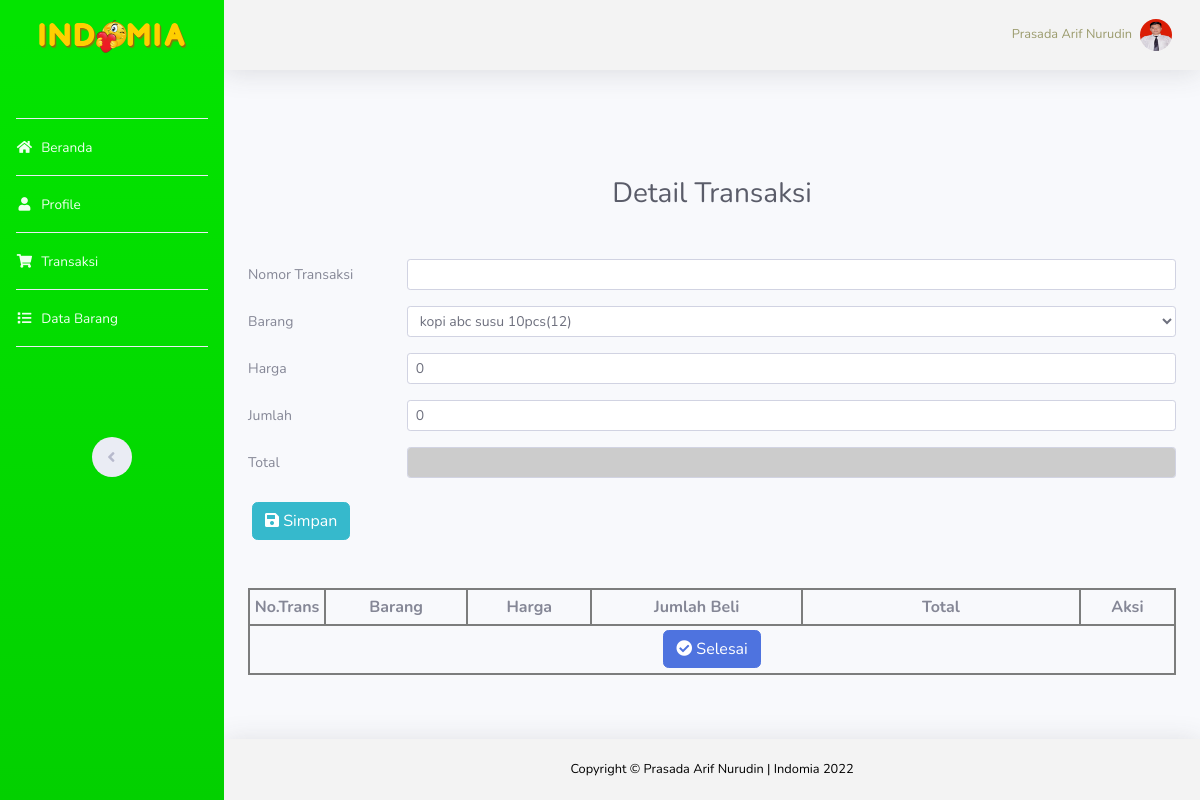
Screenshot of /detail_transaksi.php (signed in) with the database file from the repository.
### tables this page shows
CREATE TABLE IF NOT EXISTS `pegawai` (
  `id_pegawai` int(11) NOT NULL,
  `nama` varchar(30) NOT NULL,
  `alamat` varchar(200) NOT NULL,
  `tgl_lahir` date NOT NULL,
  `tempat_kelahiran` varchar(20) NOT NULL,
  `jk` char(1) NOT NULL,
  `agama` char(10) NOT NULL,
  `username` varchar(15) NOT NULL,
  `password` varchar(200) NOT NULL,
  `jabatan` varchar(50) NOT NULL,
  `gambar` varchar(64) NOT NULL
);

### koneksi.php (called while the page is built, shortened)
<?php
	$conn = mysqli_connect('localhost','root','','indomia');
	function munculkan($muncul){
		global $conn;
		$result = mysqli_query($conn, $muncul);
		$tampilsemua = [];
		while( $tampil = mysqli_fetch_assoc($result) ) {
			$tampilsemua[] = $tampil;
		}
		return $tampilsemua;
	}
?>

### detail_transaksi.php (the view, shortened to what this page needs)
<?php
    include "koneksi.php";
    $id_pegawai = $_SESSION['id'];
    $query = mysqli_query($conn, 'SELECT * FROM pegawai WHERE id_pegawai = "'.$id_pegawai.'"');
    $data = mysqli_fetch_array($query);
    $nama = $data['nama'];
    $data_barang = munculkan("SELECT * FROM barang");
 ?>
<!DOCTYPE html>
<html lang="en">
<head>
    <link href="vendor/fontawesome-free/css/all.min.css" rel="stylesheet" type="text/css">
    <link href="css/sb-admin-2.css" rel="stylesheet">
</head>
<body id="page-top">
    <div id="wrapper">
        <?php
            include "sidebar.php";
        ?>
        <div id="content-wrapper" class="d-flex flex-column">
            <div id="content">
                <?php
                    include "navbar.php";
                ?>
            </div>
            <div class="container-fluid mb-5">
                <div class="d-sm-flex align-items-center justify-content-center mb-5">
                    <h1 class="h3 mb-0 text-gray-800">
                        Detail Transaksi
                    </h1>
                </div>
                <form action="" method="post" class="mb-5">
                  <div class="row mb-3">
                    <label for="notrans" class="col-sm-2 col-form-label col-form-label-sm">Nomor Transaksi</label>
                    <div class="col-sm-10">
                      <input type="text" class="form-control form-control-sm" id="notrans" name="notrans" value="<?php echo $_GET['nt'];?>" required>
                    </div>
                  </div>
                  <div class="row mb-3">
                    <label for="Barang" class="col-sm-2 col-form-label col-form-label-sm">Barang</label>
                    <div class="col-sm-10">
                      <select class="form-control form-control-sm" name="barang" id="Barang" onmouseout="cek_harga()">
                          <?php foreach ($data_barang as $tampil) {
                              ?>
                              <option value="<?php echo $tampil['kode_barang'];?>.<?= $tampil['nama'];?>"><?php echo $tampil['nama'];?>(<?php echo $tampil['kode_barang'];?>)</option>
                              <?php
                          }?>
                      </select>
                    </div>
                  </div>
                  <div class="row mb-3" id="div-awal">
                    <label for="Harga" class="col-sm-2 col-form-label col-form-label-sm">Harga</label>
                    <div class="col-sm-10">
                      <input type="text" class="form-control form-control-sm" name="harga" value="0">
                    </div>
                  </div>
                  <div class="row mb-3">
                    <label for="jumlah" class="col-sm-2 col-form-label col-form-label-sm">Jumlah</label>
                    <div class="col-sm-10">
                      <input type="number" class="form-control form-control-sm" id="jumlah" name="jumlah" onclick="kalkulasi()" onkeyup="kalkulasi()" value="0">
                    </div>
                  </div>
                  <div class="row mb-4">
                    <label for="Total" class="col-sm-2 col-form-label col-form-label-sm">Total</label>
                    <div class="col-sm-10">
                      <input type="number" class="form-control form-control-sm" id="Total" name="total" readonly>
                    </div>
                  </div>
                  <div class="row">
                    <div class="col-sm-2">
                        <button type="submit" name="simpan" class="btn btn-info ml-1"><i class="fas fa-save"></i>     Simpan</button>
                    </div>
                    <div class="col-sm-2 offset-8 text-right">
                    </div>
                  </div>
                </form>
                <div class="row">
                               <div class="col">
                                    <table class="table table-sm table-bordered">
                                       <tr class="text-center">
                                        <th style="width: 8%;">No.Trans</th>
                                           <th>Barang</th>
                                           <th>Harga</th>
                                           <th>Jumlah Beli</th>
                                           <th style="width: 30%;">Total</th>
                                           <th>Aksi</th>
                                       </tr>
                                        <tr>
                                            <td colspan="6">
                                                <center>
                        <form action="proses_transaksi.php" method="post">
                                                    <button type="submit" name="selesai" class="btn btn-primary"><i class="fas fa-check-circle"></i>     Selesai</button>
                                                </center>
                                            </td>
                                        </tr>
                                    </table>
                               </div>
                           </div>
            </div>
            <footer class="sticky-footer bg-white shadow">
                <div class="container my-auto">
                    <div class="copyright text-center my-auto">
                        <span>Copyright &copy; Prasada Arif Nurudin | Indomia 2022</span>
                    </div>
                </div>
            </footer>
        </div>
    </div>
</body>
</html>

### navbar.php (shortened to what this page needs)
<nav class="navbar navbar-expand navbar-light bg-light topbar mb-4 static-top shadow">
                    <ul class="navbar-nav ml-auto">
                        <li class="nav-item dropdown no-arrow">
                            <a class="nav-link dropdown-toggle" href="#" id="userDropdown" role="button"
                                data-toggle="dropdown" aria-haspopup="true" aria-expanded="false">
                                <span class="mr-2 d-none d-lg-inline small" style="color: #9B9B6D;"><?php echo $nama; ?></span>
                                <img class="img-profile rounded-circle"
                                    src="fotoku/<?php echo $data[10]?>">
                            </a>
                        </li>
                    </ul>
                </nav>

### rows the page displays
pegawai: nama "Prasada Arif Nurudin", gambar (picture)

### other values shown
form field barang "kopi abc susu 10pcs(12)"
